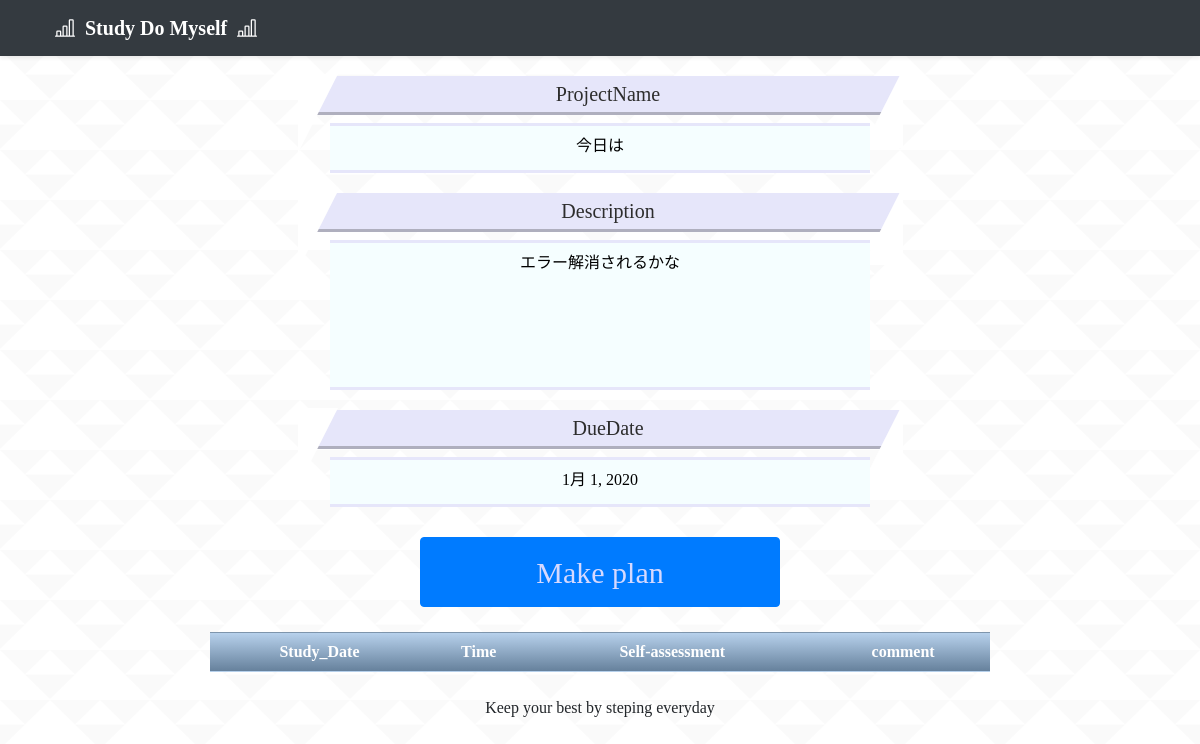
/project_detail/29/, run on the app's committed database.
### studyapp/models.py (models this page shows, shortened)
class Project(models.Model):
    author = models.ForeignKey(settings.AUTH_USER_MODEL, on_delete=models.CASCADE)
    project_name = models.CharField('プロジェクト名', max_length=200, blank=False)
    description = models.TextField('目標', blank=False)
    expenses_item = models.CharField('経費項目', max_length=200, blank=True)
    expenses = models.CharField('経費', max_length=200, blank=True)
    build_date = models.DateField(verbose_name='作成日', blank=True, default=timezone.datetime.today())
    due_date = models.DateField(verbose_name='設定日', blank=True, null=True)

### studyapp/views.py (the view)
# urls.py: path('project_detail/<int:pk>/', views.ProjectDetailView.as_view(), name='project_detail'),
class ProjectDetailView(DetailView):
    template_name = 'project_detail.html'
    model = Project

### templates/project_detail.html (shortened to what this page needs)
{% extends 'base.html' %}
{% load static %}
{% block content %}
<!doctype html>
<html lang="ja">
<head>
  <link rel='stylesheet' href="{% static 'css/project_detail.css' %}">
</head>
<body>
  <header>
    <div class="navbar navbar-dark bg-dark shadow-sm">
      <div class="container d-flex justify-content-between">
        <a href="{% url 'mypage' %}" class="navbar-brand d-flex align-items-center">
          <strong>Study Do Myself</strong>
        </a>
      </div>
    </div>
  </header>
  <main role="main">
    <div class=contents>
      <h3 class=project_name> ProjectName </h3>
      <p class=box>{{ object.project_name }}</p>
      <h3 class=Description> Description </h3>
      <p class=descriptionbox>{{ object.description }}</p>
      <h3 class=due_date> DueDate </h3>
      <p class=box>{{ object.due_date }}</p>
      <button class="btn btn-primary btn-block"><a href="{% url 'setplan' %}">Make plan</a></button>
      <table>
        <tr class='term'>
          <th> Study_Date </th>
          <th> Time </th>
          <th> Self-assessment </th>
          <th> comment </th>
        </tr>
      </table>
    </div>
  </main>
  <br>
  <footer>
    <div class="container-fluid" style="margin-right:auto; margin-left:auto; width:300px;">
      Keep your best by steping everyday
    </div>
  </footer>
</body>
</html>
{% endblock content %}

### studyapp/static/css/project_detail.css (style rules this page uses)
body { font-family: 'Comic Sans MS'; background-image: url(../img/triangle-mosaic.png); }
h3 { margin-top:20px; margin-left:auto; margin-right:auto; position: relative; padding: 5px 26px 5px 42px; width:50%; background: #e6e6fa; font-size: 20px; color: #2d2d2d; line-height: 1.3; border-bottom: solid 3px #afafbe; z-index:-2; }
h3:before { position: absolute; content: ''; left: -2px; top: -2px; width: 0; height: 0; border: none; border-left: solid 40px white; border-bottom: solid 79px transparent; z-index: -1; }
h3:after { position: absolute; content: ''; right: -3px; top: -7px; width: 0; height: 0; border: none; border-left: solid 40px transparent; border-bottom: solid 79px white; z-index: -1; }
.box { width:45%; height:50px; margin-right: auto; margin-left: auto; padding: 8px 19px; color: black; background: rgb(245, 254, 255); border-top: solid 3px #e6e6fa; border-bottom: solid 3px #e6e6fa; }
.descriptionbox { width:45%; height:150px; margin-right: auto; margin-left: auto; padding: 8px 19px; color: black; background: rgb(245, 254, 255); border-top: solid 3px #e6e6fa; border-bottom: solid 3px #e6e6fa; }
.btn.btn-primary.btn-block { width:30%; height:70px; font-size: 30px; margin-right: auto; margin-left: auto; margin-top: 30px; }
a { color :rgb(214, 217, 255); text-decoration: none; }
.contents { margin-left: auto; margin-right: auto; text-align: center; }
.container-fluid { text-align: center; }
footer { padding-left: auto; padding-right: auto; }
table { width: 65%; height: 40px; margin-top: 25px; border-collapse:separate; border-spacing: 0; margin-right: auto; margin-left: auto; }
tr.term { text-align: center; color:white; background: linear-gradient(#b7d1ec,#66819c); border-left: 1px solid #3c6690; border-top: 1px solid #3c6690; border-bottom: 1px solid #3c66909d; box-shadow: 0px 0.5px 0.5px rgba(255,255,255,0.3) inset; padding: 10px 0; }

### data on the page
Project: project_name "今日は", description "エラー解消されるかな", due_date "1月 1, 2020"
